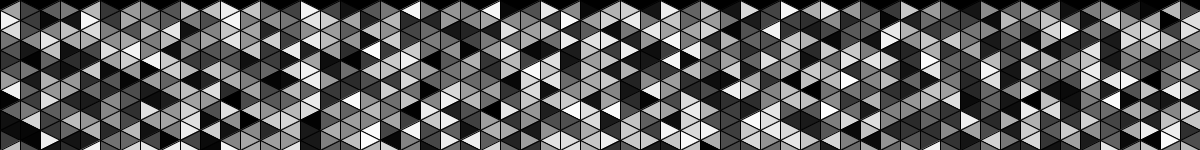
Frame 1 (no input)
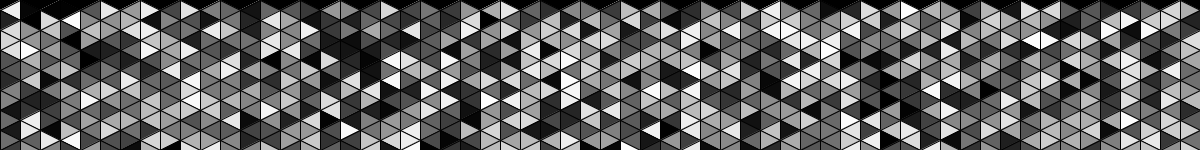
Frame 60 (the mouse pressed at the canvas centre just before this capture)
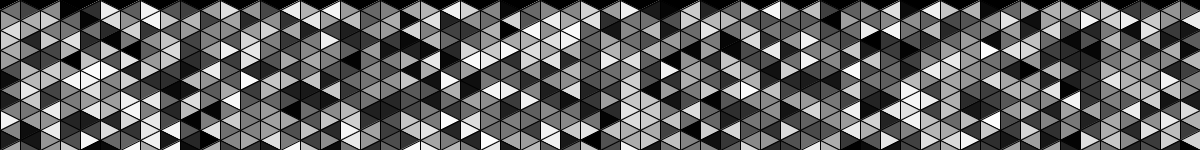
Frame 120 (the mouse held since frame 60 and released just before this capture)

The Processing sketch that drew these frames (run headless with seeded random() and noise(); from frame 60 on, the mouse is pressed at the canvas centre):

// Processing sketch: processing_172279
// ── processing_172279.pde

void setup() {
  size(1200,150);
  smooth();
  background(0);
  //noStroke();
  frameRate(5);
}

void draw() {
  for (int x = 0; x < 1300; x = x+40) {
  for (int y = 0; y < 200; y = y+20) {
    float a = random(255);
    fill(a);    //Colour
    triangle(0+x,10+y,20+x,0+y,20+x,20+y);
    float d = random(255);
    fill(d);
    triangle(20+x,0+y,40+x,10+y,20+x,20+y);
    float g = random(255);
    fill(g);
    triangle(0+x,10+y,20+x,20+y,0+x,30+y);
    float j = random(255);
    fill(j);
    triangle(20+x,20+y,40+x,10+y,40+x,30+y);
}
  }}
